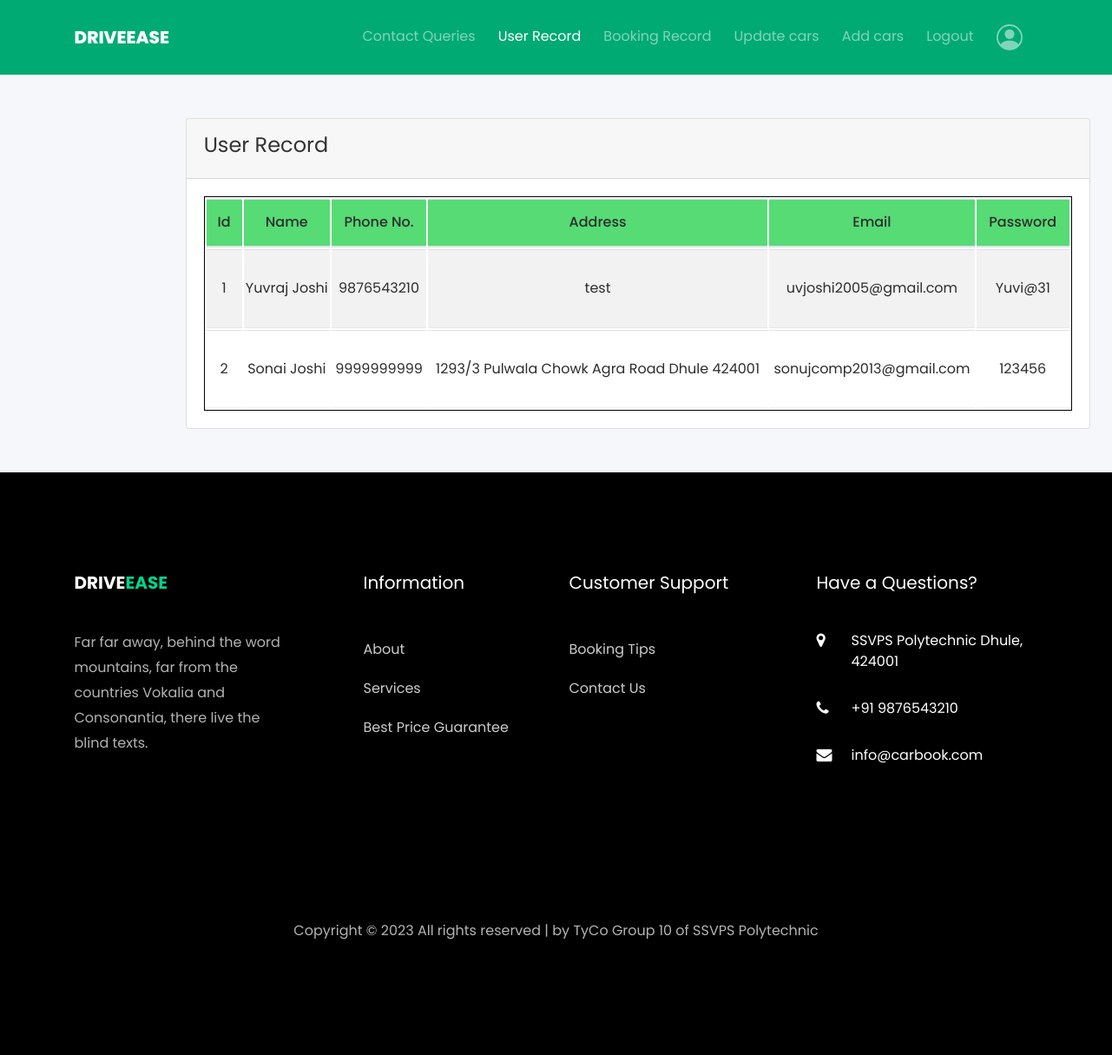
Screenshot of /ad_record.php (signed in) with the database file from the repository.
### tables this page shows
CREATE TABLE `register` (
  `r_id` int(11) NOT NULL,
  `r_name` varchar(100) NOT NULL,
  `r_phone` varchar(10) NOT NULL,
  `r_address` varchar(255) NOT NULL,
  `r_email` varchar(100) NOT NULL,
  `r_pass` varchar(50) NOT NULL
);

### ad_record.php (the view, shortened to what this page needs)
<!DOCTYPE html>
<html lang="en">
<head>
  <link rel="stylesheet" href="css/open-iconic-bootstrap.min.css">
  <link rel="stylesheet" href="css/animate.css">
  <link rel="stylesheet" href="css/owl.carousel.min.css">
  <link rel="stylesheet" href="css/owl.theme.default.min.css">
  <link rel="stylesheet" href="css/magnific-popup.css">
  <link rel="stylesheet" href="css/aos.css">
  <link rel="stylesheet" href="css/ionicons.min.css">
  <link rel="stylesheet" href="css/bootstrap-datepicker.css">
  <link rel="stylesheet" href="css/jquery.timepicker.css">
  <link rel="stylesheet" href="css/flaticon.css">
  <link rel="stylesheet" href="css/icomoon.css">
  <link rel="stylesheet" href="css/style.css">
</head>
<body>
  <nav class="navbar navbar-expand-lg navbar-dark ftco_navbar ftco-navbar-dark" id="ftco-navbar"
    style="background-color: #00aa73; padding: 20px;">
    <div class="container">
      <a class="navbar-brand" href="ad_index.html">Drive<span>Ease</span></a>
      <div class="collapse navbar-collapse" id="ftco-nav">
        <ul class="navbar-nav ml-auto">
          <li class="nav-item" style="padding-right: 10px"><a href="ad_index.php" class="nav-link">Contact Queries</a>
          </li>
          <li class="nav-item active" style="padding-right: 10px"><a href="ad_record.php" class="nav-link">User
              Record</a></li>
          <li class="nav-item" style="padding-right: 10px"><a href="bookrec.php" class="nav-link">Booking
              Record</a></li>
          <li class="nav-item" style="padding-right: 10px"><a href="ad_car.php" class="nav-link">Update cars</a></li>
          <li class="nav-item" style="padding-right: 10px"><a href="add.php" class="nav-link">Add cars</a></li>
          <?php
                if (!isset($_SESSION['loggedin1']) || $_SESSION['loggedin1'] != true) {
                    echo ' <li class="nav-item" style="padding-right: 10px"><a href="login.php" class="nav-link">Login</a>';
                }
                else{
					echo ' <li class="nav-item" style="padding-right: 10px"><a href="logout.php" class="nav-link">Logout</a>';
					echo  '<li class="nav-item" style="padding-right: 10px"><a href="ad_profile.php" class="nav-link"><svg
								xmlns="http://www.w3.org/2000/svg" width="30" height="30" fill="currentColor"
								class="bi bi-person-circle" viewBox="0 0 16 16">
								<path d="M11 6a3 3 0 1 1-6 0 3 3 0 0 1 6 0z" />
								<path fill-rule="evenodd"
									d="M0 8a8 8 0 1 1 16 0A8 8 0 0 1 0 8zm8-7a7 7 0 0 0-5.468 11.37C3.242 11.226 4.805 10 8 10s4.757 1.225 5.468 2.37A7 7 0 0 0 8 1z" />
							</svg></a></li>';
                }
            ?>
        </ul>
      </div>
    </div>
  </nav>
  <section class="intro">
    <?php
    include "config.php";
    $view = mysqli_query($con, "select * from register") or die(mysqli_error($con));
    ?>
    <div class="bg-image h-100" style="background-color: #f5f7fa" ;>
      <div class="mask d-flex align-items-center h-100">
        <div class="row justify-content-center">
          <div style="margin: 50px ;">
            <div class="row">
              <div class="col-md-12 offset-md-2">
                <div class="card">
                  <div class="card-header">
                    <h4>User Record</h4>
                  </div>
                  <div class="card-body">
                    <table class="table table-striped mb-0" style="color: rgb(45, 45, 45); font-style: normal;">
                      <thead style="background-color: #56db75; ">
                        <tr class="text-center" data-expanded="true">
                          <th>Id</th>
                          <th>Name</th>
                          <th>Phone No.</th>
                          <th>Address</th>
                          <th>Email</th>
                          <th>Password</th>
                        </tr>
                      </thead>
                      <tbody>
                        <?php
                        while ($row = mysqli_fetch_array($view)) {
                          extract($row); ?>
                          <tr class="text-center">
                            <td>
                              <?php echo $row['r_id']; ?>
                            </td>
                            <td>
                              <?php echo $row['r_name']; ?>
                            </td>
                            <td>
                              <?php echo $row['r_phone']; ?>
                            </td>
                            <td>
                              <?php echo $row['r_address']; ?>
                            </td>
                            <td>
                              <?php echo $row['r_email']; ?>
                            </td>
                            <td>
                              <?php echo $row['r_pass']; ?>
                            </td>
                          </tr>
                        <?php } ?>
                      </tbody>
                    </table>
                  </div>
                </div>
              </div>
            </div>
          </div>
        </div>
      </div>
    </div>
  </section>
  <footer class="ftco-footer ftco-bg-dark ftco-section">
    <div class="container">
      <div class="row mb-5">
        <div class="col-md">
          <div class="ftco-footer-widget mb-4">
            <h2 class="ftco-heading-2"><a href="#" class="logo">Drive<span>Ease</span></a></h2>
            <p>Far far away, behind the word mountains, far from the countries Vokalia and Consonantia,
              there live the blind texts.</p>
            <ul class="ftco-footer-social list-unstyled float-md-left float-lft mt-5">
            </ul>
          </div>
        </div>
        <div class="col-md">
          <div class="ftco-footer-widget mb-4 ml-md-5">
            <h2 class="ftco-heading-2">Information</h2>
            <ul class="list-unstyled">
              <li><a href="about.html" class="py-2 d-block">About</a></li>
              <li><a href="index.html#services" class="py-2 d-block">Services</a></li>
              <li><a href="pricing.html" class="py-2 d-block">Best Price Guarantee</a></li>
            </ul>
          </div>
        </div>
        <div class="col-md">
          <div class="ftco-footer-widget mb-4">
            <h2 class="ftco-heading-2">Customer Support</h2>
            <ul class="list-unstyled">
              <li><a href="#" class="py-2 d-block">Booking Tips</a></li>
              <li><a href="contact.html" class="py-2 d-block">Contact Us</a></li>
            </ul>
          </div>
        </div>
        <div class="col-md">
          <div class="ftco-footer-widget mb-4">
            <h2 class="ftco-heading-2">Have a Questions?</h2>
            <div class="block-23 mb-3">
              <ul>
                <li><a href="#"><span class="icon icon-map-marker"></span><span class="text">SSVPS
                      Polytechnic Dhule, 424001</span></li></a>
                <li><a href="#"><span class="icon icon-phone"></span><span class="text">+91
                      9876543210</span></a></li>
                <li><a href="#"><span class="icon icon-envelope"></span><span class="text">info@carbook.com</span></a>
                </li>
              </ul>
            </div>
          </div>
        </div>
      </div>
      <div class="row">
        <div class="col-md-12 text-center">
          <p>
            Copyright &copy;
            <script>document.write(new Date().getFullYear());</script> All rights reserved | by TyCo Group
            10 of SSVPS Polytechnic
          </p>
        </div>
      </div>
    </div>
  </footer>
</body>
</html>

### css/icomoon.css (style rules this page uses)
[class^="icon-"], [class*=" icon-"] { font-family: 'icomoon' !important; speak: none; font-style: normal; font-weight: normal; font-variant: normal; text-transform: none; line-height: 1; -webkit-font-smoothing: antialiased; -moz-osx-font-smoothing: grayscale; }
.icon-map-marker:before { content: "\f041"; }
.icon-phone:before { content: "\f095"; }
.icon-envelope:before { content: "\f0e0"; }

### rows the page displays
register: r_id "1", r_name "Yuvraj Joshi", r_phone "9876543210", r_address "test", r_email "uvjoshi2005@gmail.com", r_pass "Yuvi@31"
register: r_id "2", r_name "Sonai Joshi", r_phone "9999999999", r_address "1293/3 Pulwala Chowk Agra Road Dhule 424001", r_email "sonujcomp2013@gmail.com", r_pass "123456"
